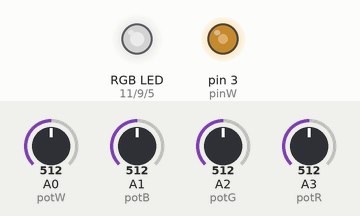
Simulated run of this sketch. Board: Arduino Uno, built with avr-gcc and run on an emulated ATmega328P. Shown: an RGB LED mixed from three pins (HIGH = lit), output pins drawn as LEDs (lit = HIGH). The inputs (shaded band) are chosen by the test bench; at power-on: A0 (potW) = 512, A1 (potB) = 512, A2 (potG) = 512, A3 (potR) = 512. Dim RGB values are drawn brighter than linear.

Above: at 1.2 s.
1.3 s: A0 (potW) set to 716
At 2.5 s:
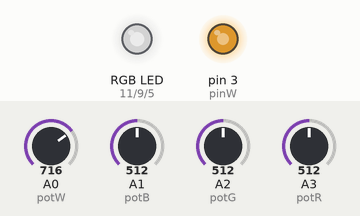
2.8 s: A1 (potB) set to 716
At 3.8 s:
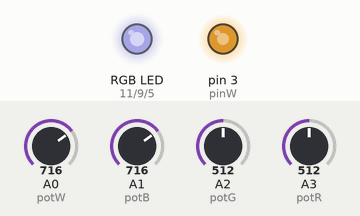
4.3 s: A2 (potG) set to 716
At 5.0 s:
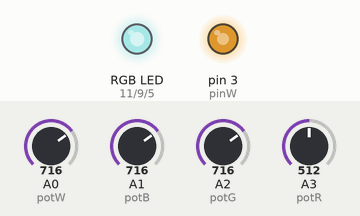
5.8 s: A3 (potR) set to 716
At 6.1 s:
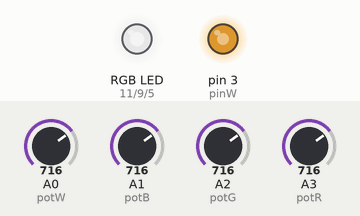
7.3 s: A0 (potW) set to 992
At 8.5 s:
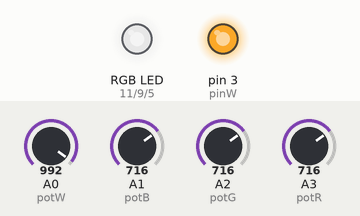
8.8 s: A1 (potB) set to 992
At 9.6 s:
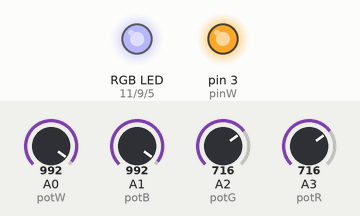
Timing chart, 0 to 11.3 s (numbered marks = the images above; inputs shaded):
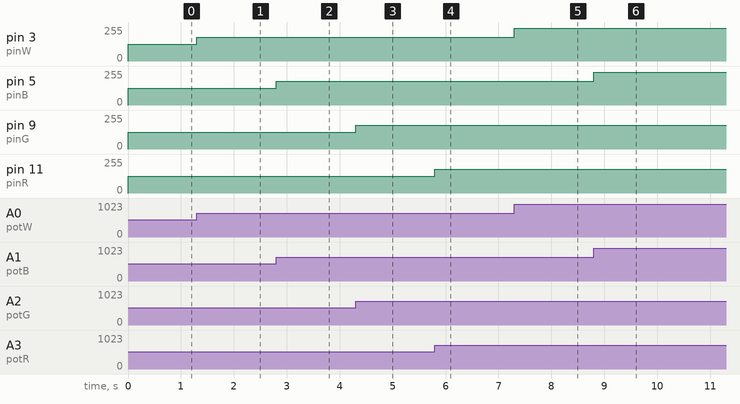

The sketch:

POT_controlled_LED.ino
```cpp
// Color Mix LEDs with knobs!

#define pinW 3
#define pinB 5
#define pinG 9
#define pinR 11

#define potW A0
#define potB A1
#define potG A2
#define potR A3

//this will be the value returned from the potentiometer
// connect 5V & read the resistance change from rotating
// values range from 0 - 1023
int wpv;
int bpv;
int gpv;
int rpv;

// conversion metric for taking pot values and controlling brightness
// LED brightness controlled with PWM values 0 - 255

float r = 0.24926;
//float r = 0.09775;


void setup() {
  Serial.begin(9600);
  pinMode(pinW, OUTPUT);
  pinMode(pinB, OUTPUT);
  pinMode(pinG, OUTPUT);
  pinMode(pinR, OUTPUT);
}

void loop() {
  wpv = analogRead(potW) * r;
  bpv = analogRead(potB) * r;
  gpv = analogRead(potG) * r;
  rpv = analogRead(potR) * r;
  analogWrite(pinW, wpv);
  analogWrite(pinB, bpv);
  analogWrite(pinG, gpv);
  analogWrite(pinR, rpv);
}
```

Measured:
- after the input at 1.3 s, pin 3 (pinW): 127/255 → 178/255 at once
- after the input at 2.8 s, pin 5 (pinB): 127/255 → 178/255 at once
- after the input at 4.3 s, pin 9 (pinG): 127/255 → 178/255 at once
- after the input at 5.8 s, pin 11 (pinR): 127/255 → 178/255 at once
- after the input at 7.3 s, pin 3 (pinW): 178/255 → 247/255 at once
- after the input at 8.8 s, pin 5 (pinB): 178/255 → 247/255 at once
